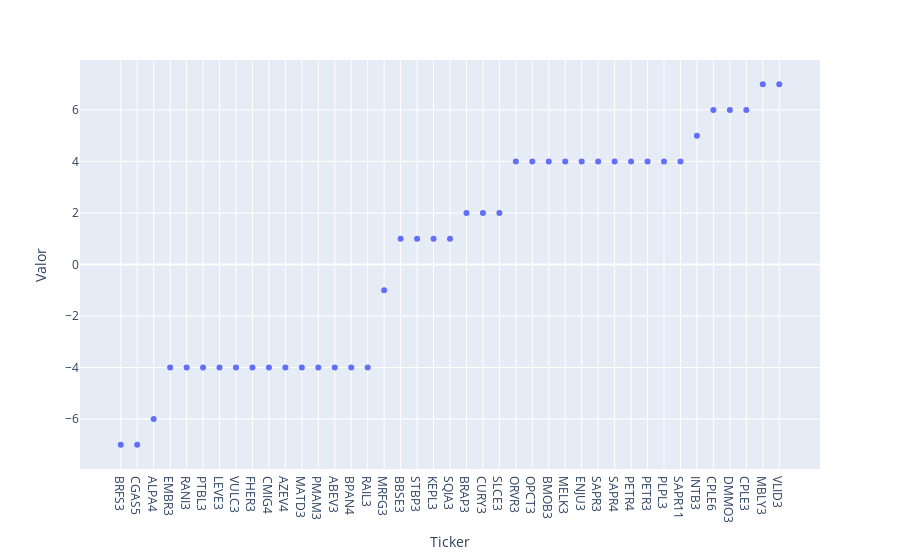

This figure's notebook cell:
### Code cell
import plotly.express as px
import seaborn as sns

fig = px.scatter(dicionarioCarobarato, x='Ticker', y='Valor', hover_name='Ticker')
fig.show()

### Figure 1 — Plotly figure (JSON) as saved in the notebook; plotly's stock layout.template omitted (floating-point values rounded to 4 significant figures)
{"data": [{"hovertemplate": "<b>%{hovertext}</b><br><br>Ticker=%{x}<br>Valor=%{y}<extra></extra>", "hovertext": ["BRFS3", "CGAS5", "ALPA4", "EMBR3", "RANI3", "PTBL3", "LEVE3", "VULC3", "FHER3", "CMIG4", "AZEV4", "MATD3", "PMAM3", "ABEV3", "BPAN4", "RAIL3", "MRFG3", "BBSE3", "STBP3", "KEPL3", "SQIA3", "BRAP3", "CURY3", "SLCE3", "ORVR3", "OPCT3", "BMOB3", "MELK3", "ENJU3", "SAPR3", "SAPR4", "PETR4", "PETR3", "PLPL3", "SAPR11", "INTB3", "CPLE6", "DMMO3", "CPLE3", "MBLY3", "VLID3"], "legendgroup": "", "marker": {"color": "#636efa", "symbol": "circle"}, "mode": "markers", "name": "", "orientation": "v", "showlegend": false, "type": "scatter", "x": ["BRFS3", "CGAS5", "ALPA4", "EMBR3", "RANI3", "PTBL3", "LEVE3", "VULC3", "FHER3", "CMIG4", "AZEV4", "MATD3", "PMAM3", "ABEV3", "BPAN4", "RAIL3", "MRFG3", "BBSE3", "STBP3", "KEPL3", "SQIA3", "BRAP3", "CURY3", "SLCE3", "ORVR3", "OPCT3", "BMOB3", "MELK3", "ENJU3", "SAPR3", "SAPR4", "PETR4", "PETR3", "PLPL3", "SAPR11", "INTB3", "CPLE6", "DMMO3", "CPLE3", "MBLY3", "VLID3"], "xaxis": "x", "y": [-7, -7, -6, -4, -4, -4, -4, -4, -4, -4, -4, -4, -4, -4, -4, -4, -1, 1, 1, 1, 1, 2, 2, 2, 4, 4, 4, 4, 4, 4, 4, 4, 4, 4, 4, 5, 6, 6, 6, 7, 7], "yaxis": "y"}], "layout": {"legend": {"tracegroupgap": 0}, "margin": {"t": 60}, "xaxis": {"anchor": "y", "domain": [0, 1], "title": {"text": "Ticker"}}, "yaxis": {"anchor": "x", "domain": [0, 1], "title": {"text": "Valor"}}}}
